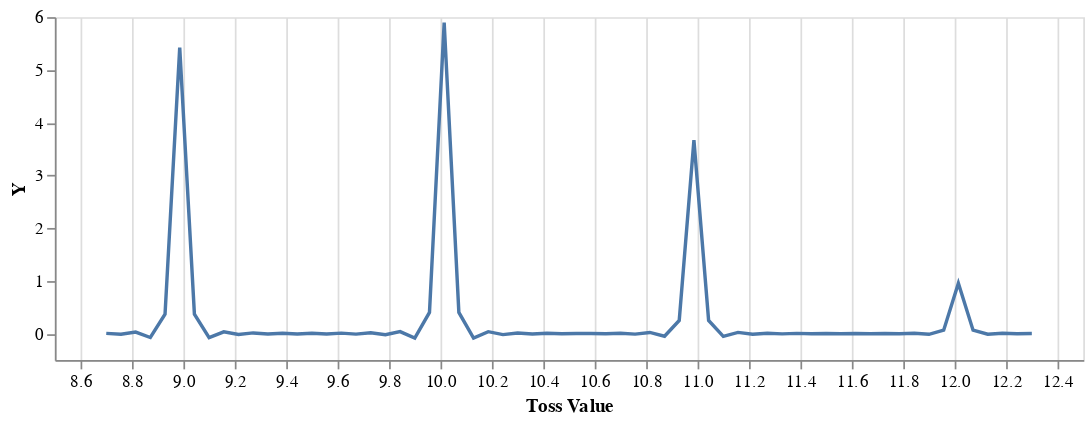

Notebook code for this chart:
### Code cell
samples <- takeFromModel 100 dice_hard
(bins, counts) = kde 50 (fromList (fromIntegral <$> samples))
vlShow $ linePlot (toList bins) (toList counts)

### Figure 1 — Vega-Lite specification as saved in the notebook (floating-point values rounded to 4 significant figures)
{"$schema": "https://vega.github.io/schema/vega-lite/v3.json", "config": {"axis": {"domainWidth": 1}, "selection": {"single": {"on": "dblclick"}}}, "data": {"values": [{"X": 8.7, "Y": 0.003728}, {"X": 8.757, "Y": -0.01285}, {"X": 8.814, "Y": 0.02929}, {"X": 8.871, "Y": -0.07438}, {"X": 8.929, "Y": 0.3659}, {"X": 8.986, "Y": 5.421}, {"X": 9.043, "Y": 0.367}, {"X": 9.1, "Y": -0.07682}, {"X": 9.157, "Y": 0.03323}, {"X": 9.214, "Y": -0.01873}, {"X": 9.271, "Y": 0.01233}, {"X": 9.329, "Y": -0.009109}, {"X": 9.386, "Y": 0.007429}, {"X": 9.443, "Y": -0.006645}, {"X": 9.5, "Y": 0.006495}, {"X": 9.557, "Y": -0.006915}, {"X": 9.614, "Y": 0.007997}, {"X": 9.671, "Y": -0.01004}, {"X": 9.729, "Y": 0.01376}, {"X": 9.786, "Y": -0.02095}, {"X": 9.843, "Y": 0.03697}, {"X": 9.9, "Y": -0.08469}, {"X": 9.957, "Y": 0.4008}, {"X": 10.01, "Y": 5.897}, {"X": 10.07, "Y": 0.4005}, {"X": 10.13, "Y": -0.08405}, {"X": 10.19, "Y": 0.03597}, {"X": 10.24, "Y": -0.01954}, {"X": 10.3, "Y": 0.01187}, {"X": 10.36, "Y": -0.007563}, {"X": 10.41, "Y": 0.004775}, {"X": 10.47, "Y": -0.002716}, {"X": 10.53, "Y": 0.0009616}, {"X": 10.59, "Y": 0.0007919}, {"X": 10.64, "Y": -0.002873}, {"X": 10.7, "Y": 0.005811}, {"X": 10.76, "Y": -0.01078}, {"X": 10.81, "Y": 0.02115}, {"X": 10.87, "Y": -0.05115}, {"X": 10.93, "Y": 0.248}, {"X": 10.99, "Y": 3.667}, {"X": 11.04, "Y": 0.2483}, {"X": 11.1, "Y": -0.05177}, {"X": 11.16, "Y": 0.02211}, {"X": 11.21, "Y": -0.01213}, {"X": 11.27, "Y": 0.007614}, {"X": 11.33, "Y": -0.005225}, {"X": 11.39, "Y": 0.003838}, {"X": 11.44, "Y": -0.002993}, {"X": 11.5, "Y": 0.002479}, {"X": 11.56, "Y": -0.002197}, {"X": 11.61, "Y": 0.002111}, {"X": 11.67, "Y": -0.002241}, {"X": 11.73, "Y": 0.002682}, {"X": 11.79, "Y": -0.003712}, {"X": 11.84, "Y": 0.006192}, {"X": 11.9, "Y": -0.01382}, {"X": 11.96, "Y": 0.06498}, {"X": 12.01, "Y": 0.9565}, {"X": 12.07, "Y": 0.06469}, {"X": 12.13, "Y": -0.01322}, {"X": 12.19, "Y": 0.005237}, {"X": 12.24, "Y": -0.002308}, {"X": 12.3, "Y": 0.000671}]}, "description": "Logistic Regression", "encoding": {"x": {"axis": {"grid": true, "title": "Toss Value"}, "field": "X", "type": "quantitative"}, "y": {"axis": {"grid": false}, "field": "Y", "type": "quantitative"}}, "height": 200, "mark": "line", "width": 600}
